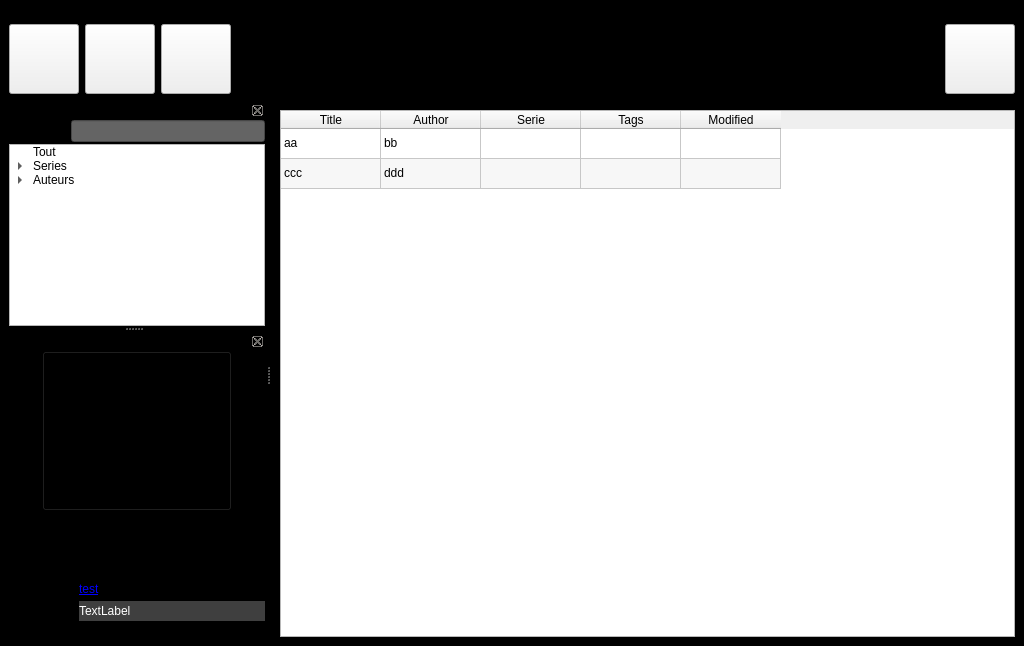
<?xml version="1.0" encoding="UTF-8"?>
<ui version="4.0">
 <class>home_window</class>
 <widget class="QMainWindow" name="home_window">
  <property name="geometry">
   <rect>
    <x>0</x>
    <y>0</y>
    <width>1024</width>
    <height>646</height>
   </rect>
  </property>
  <property name="minimumSize">
   <size>
    <width>1024</width>
    <height>480</height>
   </size>
  </property>
  <property name="maximumSize">
   <size>
    <width>16777215</width>
    <height>16777215</height>
   </size>
  </property>
  <property name="windowTitle">
   <string>HomeWindow</string>
  </property>
  <property name="autoFillBackground">
   <bool>false</bool>
  </property>
  <property name="styleSheet">
   <string notr="true">QMainWindow { background-color: rgb(0, 0, 0); }</string>
  </property>
  <property name="documentMode">
   <bool>false</bool>
  </property>
  <property name="dockNestingEnabled">
   <bool>true</bool>
  </property>
  <property name="unifiedTitleAndToolBarOnMac">
   <bool>false</bool>
  </property>
  <widget class="QWidget" name="widget">
   <layout class="QVBoxLayout" name="verticalLayout_3">
    <item>
     <layout class="QVBoxLayout" name="central_block">
      <item>
       <widget class="QTableWidget" name="central_block_table">
        <property name="minimumSize">
         <size>
          <width>500</width>
          <height>0</height>
         </size>
        </property>
        <property name="autoFillBackground">
         <bool>false</bool>
        </property>
        <property name="styleSheet">
         <string notr="true"/>
        </property>
        <property name="editTriggers">
         <set>QAbstractItemView::AnyKeyPressed|QAbstractItemView::EditKeyPressed|QAbstractItemView::SelectedClicked</set>
        </property>
        <property name="showDropIndicator" stdset="0">
         <bool>false</bool>
        </property>
        <property name="dragDropOverwriteMode">
         <bool>false</bool>
        </property>
        <property name="alternatingRowColors">
         <bool>true</bool>
        </property>
        <property name="selectionBehavior">
         <enum>QAbstractItemView::SelectRows</enum>
        </property>
        <property name="textElideMode">
         <enum>Qt::ElideRight</enum>
        </property>
        <property name="showGrid">
         <bool>true</bool>
        </property>
        <property name="sortingEnabled">
         <bool>true</bool>
        </property>
        <property name="cornerButtonEnabled">
         <bool>false</bool>
        </property>
        <attribute name="horizontalHeaderVisible">
         <bool>true</bool>
        </attribute>
        <attribute name="horizontalHeaderCascadingSectionResizes">
         <bool>true</bool>
        </attribute>
        <attribute name="horizontalHeaderMinimumSectionSize">
         <number>100</number>
        </attribute>
        <attribute name="horizontalHeaderHighlightSections">
         <bool>false</bool>
        </attribute>
        <attribute name="horizontalHeaderShowSortIndicator" stdset="0">
         <bool>true</bool>
        </attribute>
        <attribute name="horizontalHeaderStretchLastSection">
         <bool>false</bool>
        </attribute>
        <attribute name="verticalHeaderVisible">
         <bool>false</bool>
        </attribute>
        <attribute name="verticalHeaderCascadingSectionResizes">
         <bool>true</bool>
        </attribute>
        <attribute name="verticalHeaderMinimumSectionSize">
         <number>0</number>
        </attribute>
        <attribute name="verticalHeaderHighlightSections">
         <bool>false</bool>
        </attribute>
        <attribute name="verticalHeaderShowSortIndicator" stdset="0">
         <bool>false</bool>
        </attribute>
        <attribute name="verticalHeaderStretchLastSection">
         <bool>false</bool>
        </attribute>
        <row>
         <property name="text">
          <string>1</string>
         </property>
        </row>
        <row>
         <property name="text">
          <string>2</string>
         </property>
        </row>
        <column>
         <property name="text">
          <string>Title</string>
         </property>
        </column>
        <column>
         <property name="text">
          <string>Author</string>
         </property>
        </column>
        <column>
         <property name="text">
          <string>Serie</string>
         </property>
        </column>
        <column>
         <property name="text">
          <string>Tags</string>
         </property>
        </column>
        <column>
         <property name="text">
          <string>Modified</string>
         </property>
        </column>
        <item row="0" column="0">
         <property name="text">
          <string>aa</string>
         </property>
         <property name="textAlignment">
          <set>AlignLeading|AlignVCenter</set>
         </property>
         <property name="flags">
          <set>ItemIsSelectable|ItemIsEditable|ItemIsEnabled</set>
         </property>
        </item>
        <item row="0" column="1">
         <property name="text">
          <string>bb</string>
         </property>
        </item>
        <item row="1" column="0">
         <property name="text">
          <string>ccc</string>
         </property>
        </item>
        <item row="1" column="1">
         <property name="text">
          <string>ddd</string>
         </property>
        </item>
       </widget>
      </item>
     </layout>
    </item>
   </layout>
  </widget>
  <widget class="QDockWidget" name="header_block">
   <property name="minimumSize">
    <size>
     <width>322</width>
     <height>95</height>
    </size>
   </property>
   <property name="maximumSize">
    <size>
     <width>524287</width>
     <height>95</height>
    </size>
   </property>
   <property name="features">
    <set>QDockWidget::DockWidgetMovable</set>
   </property>
   <property name="allowedAreas">
    <set>Qt::BottomDockWidgetArea|Qt::TopDockWidgetArea</set>
   </property>
   <property name="windowTitle">
    <string>  Barre d'outils</string>
   </property>
   <attribute name="dockWidgetArea">
    <number>4</number>
   </attribute>
   <widget class="QWidget" name="header_block_contents">
    <property name="minimumSize">
     <size>
      <width>0</width>
      <height>0</height>
     </size>
    </property>
    <property name="maximumSize">
     <size>
      <width>16777215</width>
      <height>16777215</height>
     </size>
    </property>
    <layout class="QHBoxLayout" name="horizontalLayout_4">
     <property name="leftMargin">
      <number>9</number>
     </property>
     <property name="topMargin">
      <number>4</number>
     </property>
     <property name="rightMargin">
      <number>9</number>
     </property>
     <property name="bottomMargin">
      <number>0</number>
     </property>
     <item>
      <widget class="QWidget" name="header_block_contents2" native="true">
       <layout class="QHBoxLayout" name="horizontalLayout_3">
        <property name="leftMargin">
         <number>0</number>
        </property>
        <property name="topMargin">
         <number>0</number>
        </property>
        <property name="rightMargin">
         <number>0</number>
        </property>
        <property name="bottomMargin">
         <number>0</number>
        </property>
        <item>
         <widget class="QPushButton" name="header_block_btn_add_book">
          <property name="minimumSize">
           <size>
            <width>70</width>
            <height>70</height>
           </size>
          </property>
          <property name="maximumSize">
           <size>
            <width>70</width>
            <height>70</height>
           </size>
          </property>
          <property name="cursor">
           <cursorShape>PointingHandCursor</cursorShape>
          </property>
          <property name="autoFillBackground">
           <bool>false</bool>
          </property>
          <property name="styleSheet">
           <string notr="true"/>
          </property>
          <property name="text">
           <string/>
          </property>
          <property name="icon">
           <iconset>
            <normaloff>../ressources/icons/white/book_add.png</normaloff>../ressources/icons/white/book_add.png</iconset>
          </property>
          <property name="iconSize">
           <size>
            <width>60</width>
            <height>60</height>
           </size>
          </property>
          <property name="autoDefault">
           <bool>false</bool>
          </property>
          <property name="default">
           <bool>false</bool>
          </property>
          <property name="flat">
           <bool>false</bool>
          </property>
         </widget>
        </item>
        <item>
         <widget class="QPushButton" name="header_block_btn_create_book">
          <property name="minimumSize">
           <size>
            <width>70</width>
            <height>70</height>
           </size>
          </property>
          <property name="maximumSize">
           <size>
            <width>70</width>
            <height>70</height>
           </size>
          </property>
          <property name="cursor">
           <cursorShape>PointingHandCursor</cursorShape>
          </property>
          <property name="autoFillBackground">
           <bool>false</bool>
          </property>
          <property name="styleSheet">
           <string notr="true"/>
          </property>
          <property name="text">
           <string/>
          </property>
          <property name="icon">
           <iconset>
            <normaloff>../ressources/icons/white/book_new.png</normaloff>../ressources/icons/white/book_new.png</iconset>
          </property>
          <property name="iconSize">
           <size>
            <width>60</width>
            <height>60</height>
           </size>
          </property>
          <property name="autoDefault">
           <bool>false</bool>
          </property>
          <property name="default">
           <bool>false</bool>
          </property>
          <property name="flat">
           <bool>false</bool>
          </property>
         </widget>
        </item>
        <item>
         <widget class="QPushButton" name="header_block_btn_del_book">
          <property name="minimumSize">
           <size>
            <width>70</width>
            <height>70</height>
           </size>
          </property>
          <property name="maximumSize">
           <size>
            <width>70</width>
            <height>70</height>
           </size>
          </property>
          <property name="cursor">
           <cursorShape>PointingHandCursor</cursorShape>
          </property>
          <property name="autoFillBackground">
           <bool>false</bool>
          </property>
          <property name="styleSheet">
           <string notr="true"/>
          </property>
          <property name="text">
           <string/>
          </property>
          <property name="icon">
           <iconset>
            <normaloff>../ressources/icons/white/book_del.png</normaloff>../ressources/icons/white/book_del.png</iconset>
          </property>
          <property name="iconSize">
           <size>
            <width>60</width>
            <height>60</height>
           </size>
          </property>
          <property name="autoDefault">
           <bool>false</bool>
          </property>
          <property name="default">
           <bool>false</bool>
          </property>
          <property name="flat">
           <bool>false</bool>
          </property>
         </widget>
        </item>
        <item>
         <spacer name="header_block_scroll_filler">
          <property name="orientation">
           <enum>Qt::Horizontal</enum>
          </property>
          <property name="sizeHint" stdset="0">
           <size>
            <width>427</width>
            <height>20</height>
           </size>
          </property>
         </spacer>
        </item>
        <item>
         <widget class="QPushButton" name="header_block_btn_settings">
          <property name="minimumSize">
           <size>
            <width>70</width>
            <height>70</height>
           </size>
          </property>
          <property name="maximumSize">
           <size>
            <width>70</width>
            <height>70</height>
           </size>
          </property>
          <property name="cursor">
           <cursorShape>PointingHandCursor</cursorShape>
          </property>
          <property name="autoFillBackground">
           <bool>false</bool>
          </property>
          <property name="text">
           <string/>
          </property>
          <property name="icon">
           <iconset>
            <normaloff>../ressources/icons/white/settings.png</normaloff>../ressources/icons/white/settings.png</iconset>
          </property>
          <property name="iconSize">
           <size>
            <width>60</width>
            <height>60</height>
           </size>
          </property>
          <property name="checkable">
           <bool>false</bool>
          </property>
          <property name="flat">
           <bool>false</bool>
          </property>
         </widget>
        </item>
       </layout>
      </widget>
     </item>
    </layout>
   </widget>
  </widget>
  <widget class="QDockWidget" name="sorting_block">
   <property name="minimumSize">
    <size>
     <width>244</width>
     <height>147</height>
    </size>
   </property>
   <property name="floating">
    <bool>false</bool>
   </property>
   <property name="features">
    <set>QDockWidget::DockWidgetClosable|QDockWidget::DockWidgetMovable</set>
   </property>
   <property name="allowedAreas">
    <set>Qt::LeftDockWidgetArea|Qt::RightDockWidgetArea</set>
   </property>
   <property name="windowTitle">
    <string>  Filtres</string>
   </property>
   <attribute name="dockWidgetArea">
    <number>1</number>
   </attribute>
   <widget class="QWidget" name="sorting_block_contents">
    <layout class="QVBoxLayout" name="verticalLayout_2">
     <property name="spacing">
      <number>2</number>
     </property>
     <property name="leftMargin">
      <number>9</number>
     </property>
     <property name="topMargin">
      <number>0</number>
     </property>
     <property name="rightMargin">
      <number>0</number>
     </property>
     <property name="bottomMargin">
      <number>0</number>
     </property>
     <item>
      <layout class="QHBoxLayout" name="sorting_block_search_block">
       <item>
        <widget class="QLabel" name="sorting_block_search_label">
         <property name="minimumSize">
          <size>
           <width>60</width>
           <height>0</height>
          </size>
         </property>
         <property name="maximumSize">
          <size>
           <width>60</width>
           <height>16777215</height>
          </size>
         </property>
         <property name="text">
          <string>TextLabel</string>
         </property>
        </widget>
       </item>
       <item>
        <widget class="QLineEdit" name="sorting_block_search_value">
         <property name="maximumSize">
          <size>
           <width>16777215</width>
           <height>16777215</height>
          </size>
         </property>
         <property name="autoFillBackground">
          <bool>false</bool>
         </property>
         <property name="styleSheet">
          <string notr="true">background-color: rgb(100, 100, 100);</string>
         </property>
         <property name="readOnly">
          <bool>true</bool>
         </property>
        </widget>
       </item>
      </layout>
     </item>
     <item>
      <layout class="QVBoxLayout" name="verticalLayout">
       <item>
        <widget class="QTreeWidget" name="sorting_block_tree">
         <property name="minimumSize">
          <size>
           <width>218</width>
           <height>100</height>
          </size>
         </property>
         <property name="maximumSize">
          <size>
           <width>16777215</width>
           <height>16777215</height>
          </size>
         </property>
         <property name="rootIsDecorated">
          <bool>true</bool>
         </property>
         <property name="uniformRowHeights">
          <bool>true</bool>
         </property>
         <property name="itemsExpandable">
          <bool>true</bool>
         </property>
         <property name="sortingEnabled">
          <bool>false</bool>
         </property>
         <property name="allColumnsShowFocus">
          <bool>false</bool>
         </property>
         <property name="headerHidden">
          <bool>true</bool>
         </property>
         <column>
          <property name="text">
           <string>Groupes</string>
          </property>
         </column>
         <item>
          <property name="text">
           <string>Tout</string>
          </property>
         </item>
         <item>
          <property name="text">
           <string>Series</string>
          </property>
          <item>
           <property name="text">
            <string>Harry Potter</string>
           </property>
          </item>
          <item>
           <property name="text">
            <string>Gundam</string>
           </property>
          </item>
         </item>
         <item>
          <property name="text">
           <string>Auteurs</string>
          </property>
          <item>
           <property name="text">
            <string>truc</string>
           </property>
          </item>
          <item>
           <property name="text">
            <string>machin</string>
           </property>
          </item>
         </item>
        </widget>
       </item>
      </layout>
     </item>
    </layout>
   </widget>
  </widget>
  <widget class="QDockWidget" name="info_block">
   <property name="features">
    <set>QDockWidget::DockWidgetClosable|QDockWidget::DockWidgetMovable</set>
   </property>
   <property name="allowedAreas">
    <set>Qt::LeftDockWidgetArea|Qt::RightDockWidgetArea</set>
   </property>
   <property name="windowTitle">
    <string>  Infos</string>
   </property>
   <attribute name="dockWidgetArea">
    <number>1</number>
   </attribute>
   <widget class="QWidget" name="info_block_contents">
    <layout class="QVBoxLayout" name="verticalLayout_4">
     <property name="spacing">
      <number>2</number>
     </property>
     <property name="leftMargin">
      <number>9</number>
     </property>
     <property name="topMargin">
      <number>0</number>
     </property>
     <property name="rightMargin">
      <number>0</number>
     </property>
     <property name="bottomMargin">
      <number>0</number>
     </property>
     <item>
      <layout class="QHBoxLayout" name="horizontalLayout">
       <item>
        <spacer name="horizontalSpacer">
         <property name="orientation">
          <enum>Qt::Horizontal</enum>
         </property>
         <property name="sizeHint" stdset="0">
          <size>
           <width>0</width>
           <height>20</height>
          </size>
         </property>
        </spacer>
       </item>
       <item>
        <widget class="QPushButton" name="info_block_cover">
         <property name="minimumSize">
          <size>
           <width>190</width>
           <height>160</height>
          </size>
         </property>
         <property name="maximumSize">
          <size>
           <width>190</width>
           <height>160</height>
          </size>
         </property>
         <property name="focusPolicy">
          <enum>Qt::NoFocus</enum>
         </property>
         <property name="styleSheet">
          <string notr="true">background: transparent !important;</string>
         </property>
         <property name="text">
          <string/>
         </property>
         <property name="iconSize">
          <size>
           <width>160</width>
           <height>160</height>
          </size>
         </property>
        </widget>
       </item>
       <item>
        <spacer name="horizontalSpacer_2">
         <property name="orientation">
          <enum>Qt::Horizontal</enum>
         </property>
         <property name="sizeHint" stdset="0">
          <size>
           <width>0</width>
           <height>20</height>
          </size>
         </property>
        </spacer>
       </item>
      </layout>
     </item>
     <item>
      <layout class="QHBoxLayout" name="info_block_title">
       <property name="spacing">
        <number>0</number>
       </property>
       <property name="sizeConstraint">
        <enum>QLayout::SetMinimumSize</enum>
       </property>
       <item>
        <widget class="QLabel" name="info_block_title_label">
         <property name="minimumSize">
          <size>
           <width>70</width>
           <height>20</height>
          </size>
         </property>
         <property name="maximumSize">
          <size>
           <width>70</width>
           <height>20</height>
          </size>
         </property>
         <property name="text">
          <string>TextLabel</string>
         </property>
        </widget>
       </item>
       <item>
        <widget class="QLabel" name="info_block_title_value">
         <property name="minimumSize">
          <size>
           <width>120</width>
           <height>20</height>
          </size>
         </property>
         <property name="maximumSize">
          <size>
           <width>16777215</width>
           <height>16777215</height>
          </size>
         </property>
         <property name="text">
          <string>TextLabel</string>
         </property>
         <property name="wordWrap">
          <bool>true</bool>
         </property>
        </widget>
       </item>
      </layout>
     </item>
     <item>
      <layout class="QHBoxLayout" name="info_block_serie">
       <property name="spacing">
        <number>0</number>
       </property>
       <property name="sizeConstraint">
        <enum>QLayout::SetMinimumSize</enum>
       </property>
       <item>
        <widget class="QLabel" name="info_block_serie_label">
         <property name="minimumSize">
          <size>
           <width>70</width>
           <height>20</height>
          </size>
         </property>
         <property name="maximumSize">
          <size>
           <width>70</width>
           <height>20</height>
          </size>
         </property>
         <property name="text">
          <string>TextLabel</string>
         </property>
        </widget>
       </item>
       <item>
        <widget class="QLabel" name="info_block_serie_value">
         <property name="minimumSize">
          <size>
           <width>120</width>
           <height>20</height>
          </size>
         </property>
         <property name="maximumSize">
          <size>
           <width>16777215</width>
           <height>16777215</height>
          </size>
         </property>
         <property name="text">
          <string>TextLabel</string>
         </property>
         <property name="wordWrap">
          <bool>true</bool>
         </property>
        </widget>
       </item>
      </layout>
     </item>
     <item>
      <layout class="QHBoxLayout" name="info_block_authors">
       <property name="spacing">
        <number>0</number>
       </property>
       <property name="sizeConstraint">
        <enum>QLayout::SetMinimumSize</enum>
       </property>
       <item>
        <widget class="QLabel" name="info_block_authors_label">
         <property name="minimumSize">
          <size>
           <width>70</width>
           <height>20</height>
          </size>
         </property>
         <property name="maximumSize">
          <size>
           <width>70</width>
           <height>20</height>
          </size>
         </property>
         <property name="text">
          <string>TextLabel</string>
         </property>
        </widget>
       </item>
       <item>
        <widget class="QLabel" name="info_block_authors_value">
         <property name="minimumSize">
          <size>
           <width>120</width>
           <height>20</height>
          </size>
         </property>
         <property name="maximumSize">
          <size>
           <width>16777215</width>
           <height>16777215</height>
          </size>
         </property>
         <property name="text">
          <string>TextLabel</string>
         </property>
         <property name="wordWrap">
          <bool>true</bool>
         </property>
        </widget>
       </item>
      </layout>
     </item>
     <item>
      <layout class="QHBoxLayout" name="info_block_file_formats">
       <property name="spacing">
        <number>0</number>
       </property>
       <property name="sizeConstraint">
        <enum>QLayout::SetMinimumSize</enum>
       </property>
       <item>
        <widget class="QLabel" name="info_block_file_formats_label">
         <property name="minimumSize">
          <size>
           <width>70</width>
           <height>20</height>
          </size>
         </property>
         <property name="maximumSize">
          <size>
           <width>70</width>
           <height>20</height>
          </size>
         </property>
         <property name="text">
          <string>TextLabel</string>
         </property>
        </widget>
       </item>
       <item>
        <widget class="QLabel" name="info_block_file_formats_value">
         <property name="minimumSize">
          <size>
           <width>120</width>
           <height>20</height>
          </size>
         </property>
         <property name="maximumSize">
          <size>
           <width>16777215</width>
           <height>16777215</height>
          </size>
         </property>
         <property name="styleSheet">
          <string notr="true"/>
         </property>
         <property name="text">
          <string>&lt;a href=&quot;test&quot;&gt;test&lt;/a&gt;</string>
         </property>
         <property name="wordWrap">
          <bool>true</bool>
         </property>
        </widget>
       </item>
      </layout>
     </item>
     <item>
      <layout class="QHBoxLayout" name="info_block_size">
       <property name="spacing">
        <number>0</number>
       </property>
       <property name="sizeConstraint">
        <enum>QLayout::SetMinimumSize</enum>
       </property>
       <item>
        <widget class="QLabel" name="info_block_size_label">
         <property name="minimumSize">
          <size>
           <width>70</width>
           <height>20</height>
          </size>
         </property>
         <property name="maximumSize">
          <size>
           <width>70</width>
           <height>20</height>
          </size>
         </property>
         <property name="text">
          <string>TextLabel</string>
         </property>
        </widget>
       </item>
       <item>
        <widget class="QLabel" name="info_block_size_value">
         <property name="minimumSize">
          <size>
           <width>120</width>
           <height>20</height>
          </size>
         </property>
         <property name="maximumSize">
          <size>
           <width>16777215</width>
           <height>16777215</height>
          </size>
         </property>
         <property name="styleSheet">
          <string notr="true">QWidget{
 background: rgba(63, 63, 63);
color:white;
}
QDockWidget {
    border: 0;
margin:0;
padding:0;
}

QDockWidget::title {
    text-align: left; /* align the text to the left */
    background: #333333;
    padding-left: 5px;
}

QPushButton{
	background:transparent;
}
QPushButton:hover{
	background-color:rgb(120, 120, 120);
}
QPushButton:pressed{
	background-color:rgb(120, 120, 120);
}
QPushButton:checked{
	background-color:rgb(150, 150, 150);
}</string>
         </property>
         <property name="text">
          <string>TextLabel</string>
         </property>
         <property name="wordWrap">
          <bool>true</bool>
         </property>
        </widget>
       </item>
      </layout>
     </item>
     <item>
      <layout class="QVBoxLayout" name="info_block_synopsis">
       <property name="spacing">
        <number>0</number>
       </property>
       <property name="sizeConstraint">
        <enum>QLayout::SetMinimumSize</enum>
       </property>
      </layout>
     </item>
     <item>
      <spacer name="verticalSpacer">
       <property name="orientation">
        <enum>Qt::Vertical</enum>
       </property>
       <property name="sizeHint" stdset="0">
        <size>
         <width>20</width>
         <height>40</height>
        </size>
       </property>
      </spacer>
     </item>
    </layout>
   </widget>
  </widget>
 </widget>
 <resources/>
 <connections/>
</ui>
